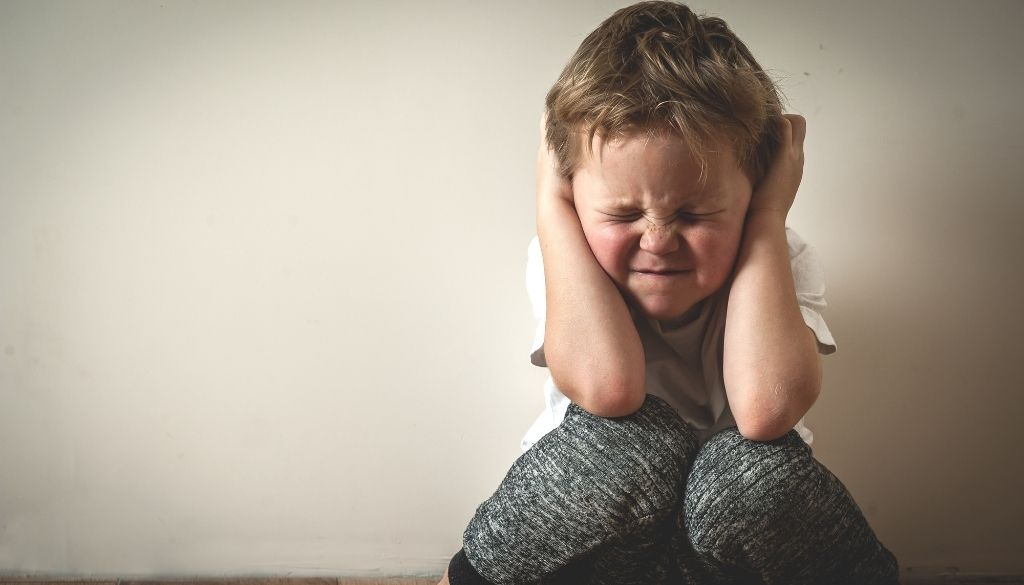
#> input picture inputs/Tantrum-vs-Autistic-Meltdown-What-is-the-difference-How-to-deal-with-them.jpg, 1024 x 585 px; its folder holds only this picture in this run
$ python emotion.py
#> lines starting #> are read from the running program, lines starting #| are printed output that depends on the picture
import cv2
import numpy as np
import os
import pandas as pd
import math


# -----------------------------------------------------------
#  Utility functions (geometry)
# -----------------------------------------------------------

def eye_aspect_ratio(eye):
    A = np.linalg.norm(eye[1] - eye[5])
    B = np.linalg.norm(eye[2] - eye[4])
    C = np.linalg.norm(eye[0] - eye[3])
    return (A + B) / (2.0 * C)

def mouth_openness(mouth_rect, face_h):
    (mx, my, mw, mh) = mouth_rect
    return mh / float(face_h)

def eyebrow_position(face_roi):
    h, w = face_roi.shape
    brow_region = face_roi[int(0.10*h):int(0.25*h), :]
    return np.mean(brow_region)


# -----------------------------------------------------------
#  Main Classical CV Emotion Analyzer (EXTENDED)
# -----------------------------------------------------------

def analyze_expression_extended(image_path):
    img = cv2.imread(image_path)
#> img is the input picture: shape (585, 1024, 3); mean B, G, R 146.1, 159.7, 170.5
    if img is None:
        return "error", 0

    gray = cv2.cvtColor(img, cv2.COLOR_BGR2GRAY)
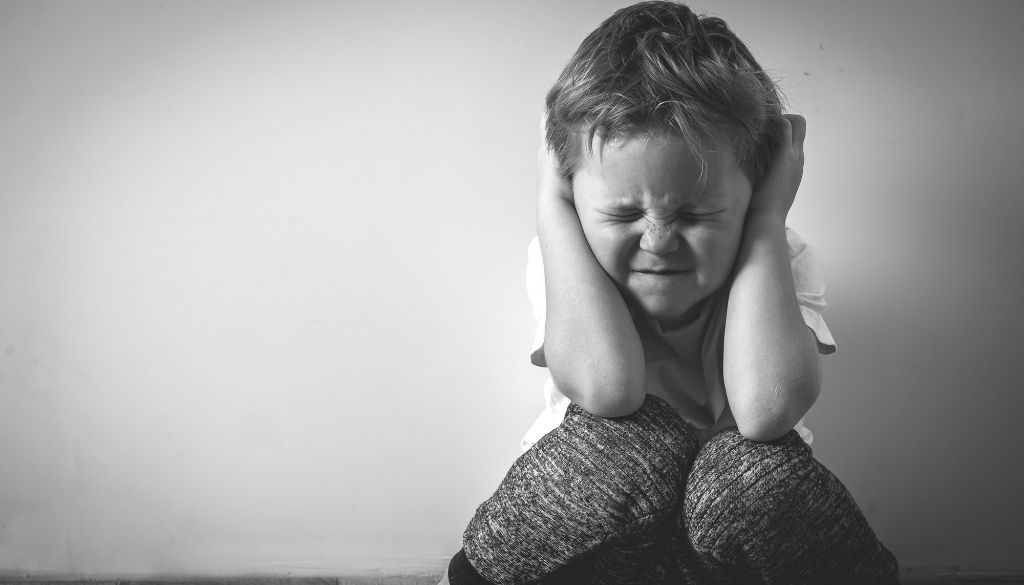
#> gray: shape (585, 1024); min 8, max 255, mean 161.3

    face_cascade = cv2.CascadeClassifier(cv2.data.haarcascades + "haarcascade_frontalface_default.xml")
    eye_cascade = cv2.CascadeClassifier(cv2.data.haarcascades + "haarcascade_eye.xml")
    mouth_cascade = cv2.CascadeClassifier(cv2.data.haarcascades + "haarcascade_smile.xml")

    faces = face_cascade.detectMultiScale(gray, 1.3, 5)
#> faces = [[574, 180, 98, 98]]

    if len(faces) == 0:
        return "no_face", 0

    (x, y, w, h) = faces[0]
#> x = 574; y = 180; w = 98; h = 98
    roi_gray = gray[y:y+h, x:x+w]
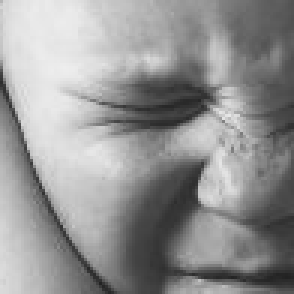
#> roi_gray: shape (98, 98) (shown 3 times larger); min 34, max 238, mean 147.6

    eyes = eye_cascade.detectMultiScale(roi_gray, 1.1, 10)
#> eyes = ()
    mouths = mouth_cascade.detectMultiScale(roi_gray, 1.7, 20)
#> mouths = ()

    emotion = "neutral"
    score = 0

    # 1. Mouth / Smile detection
    if len(mouths) > 0:
        mouth_ratio = mouth_openness(mouths[0], h)

        if mouth_ratio > 0.25:
            emotion = "surprised"
            score = mouth_ratio * 3
        elif mouth_ratio > 0.18:
            emotion = "happy"
            score = mouth_ratio * 2

    # 2. Eye openness / tiredness
    if len(eyes) == 2:
        (ex, ey, ew, eh) = eyes[0]
        eye_ratio = eh / float(h)

        if eye_ratio < 0.10:
            emotion = "sad"
            score += 0.5
        elif eye_ratio > 0.18:
            emotion = "surprised"
            score += 1.0

    elif len(eyes) < 1:
        emotion = "sad"
        score += 0.6

    # 3. Eyebrow darkness → anger heuristic
    brow_value = eyebrow_position(roi_gray)
#> brow_value = 174.4
    if brow_value < 80:
        emotion = "angry"
        score += 0.7

    # 4. Head tilt
    center = x + w/2
#> center = 623
    tilt = (center - img.shape[1]/2) / img.shape[1]
#> tilt = 0.108
    if abs(tilt) > 0.15:
        emotion = "tilted_head"
        score += abs(tilt)

    return emotion, round(score, 3)


# -----------------------------------------------------------
#  Process Folder → CSV OUTPUT ONLY
# -----------------------------------------------------------

def process_folder(inputs_folder, output_csv):
    results = []

    for file in os.listdir(inputs_folder):
        if file.lower().endswith((".jpg", ".png", ".jpeg")):
            img_path = os.path.join(inputs_folder, file)
            emotion, score = analyze_expression_extended(img_path)
            results.append([file, emotion, score])
            print(f"{file} → {emotion} (score: {score})")

    df = pd.DataFrame(results, columns=["File", "Emotion", "Score"])
    df.to_csv(output_csv, index=False)
    print("\nSaved:", output_csv)


# -----------------------------------------------------------
# Run
# -----------------------------------------------------------

if __name__ == "__main__":
    INPUT_FOLDER = "inputs"
    OUTPUT_CSV = "output/extended_cv_results.csv"

    os.makedirs("output", exist_ok=True)
    process_folder(INPUT_FOLDER, OUTPUT_CSV)

$ run again, on inputs/child-7234144_1280.jpg
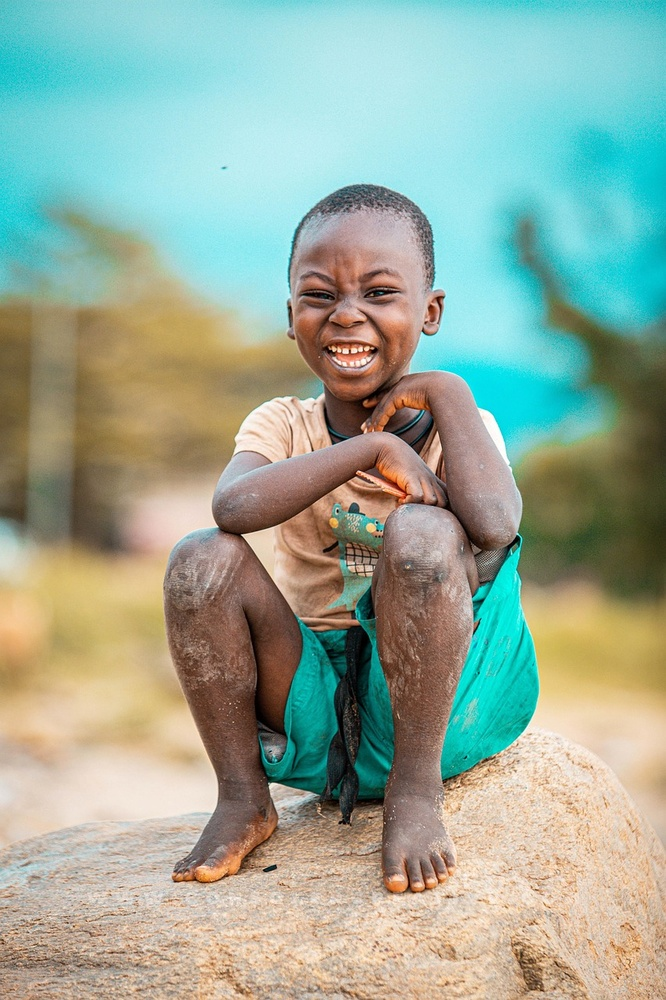
#> input picture inputs/child-7234144_1280.jpg, 666 x 1000 px, shrunk from 853 x 1280 before the run
#> in analyze_expression_extended, img is the input picture: shape (1000, 666, 3); mean B, G, R 153.7, 170.3, 152.5
#> faces = [[271, 230, 151, 151]]
#> in analyze_expression_extended, `(x, y, w, h) = faces[0]`: x = 271; y = 230; w = 151
#> in analyze_expression_extended, `roi_gray = gray[y:y+h, x:x+w]`:
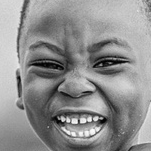
#> roi_gray: shape (151, 151); min 0, max 250, mean 143.3
#> eyes = ()
#> mouths = [[26, 92, 104, 52]]
#> mx = 26; my = 92; mw = 104; mh = 52
#> mouth_ratio = 0.344
#> in analyze_expression_extended, `score = mouth_ratio * 3`: score = 1.03
#> in analyze_expression_extended, `score += 0.6`: score = 1.63
#> in eyebrow_position, `brow_region = face_roi[int(0.10*h):int(0.25*h), :]`:
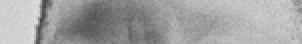
#> brow_region: shape (22, 151) (shown 2 times larger); min 67, max 225, mean 161.1
#> brow_value = 161.1
#> center = 346.5
#> tilt = 0.0203
#> in process_folder, `emotion, score = analyze_expression_extended(img_path)`: emotion = 'sad'; score = 1.63
#| child-7234144_1280.jpg → sad (score: 1.633)
#> df = table of 1 rows and 3 columns

$ run again, on inputs/cute-little-african-american-girl-looking-at-camera.jpg
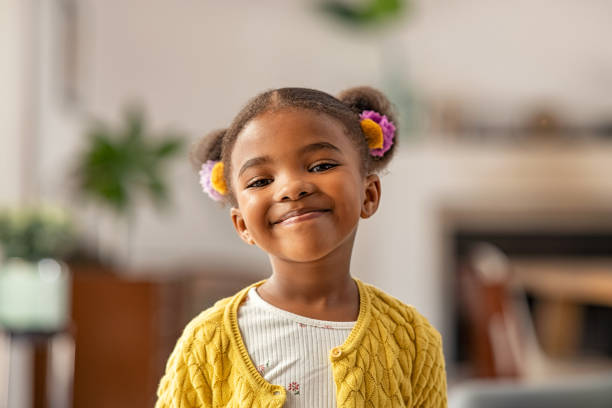
#> input picture inputs/cute-little-african-american-girl-looking-at-camera.jpg, 612 x 408 px
#> in analyze_expression_extended, img is the input picture: shape (408, 612, 3); mean B, G, R 118.2, 142.2, 165.2
#> in analyze_expression_extended, `gray = cv2.cvtColor(img, cv2.COLOR_BGR2GRAY)`:
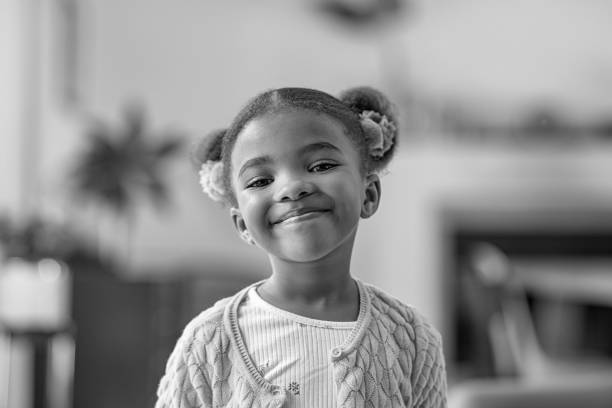
#> gray: shape (408, 612); min 0, max 255, mean 146.3
#> faces = ()

$ run again, on inputs/holiday-tips.jpg
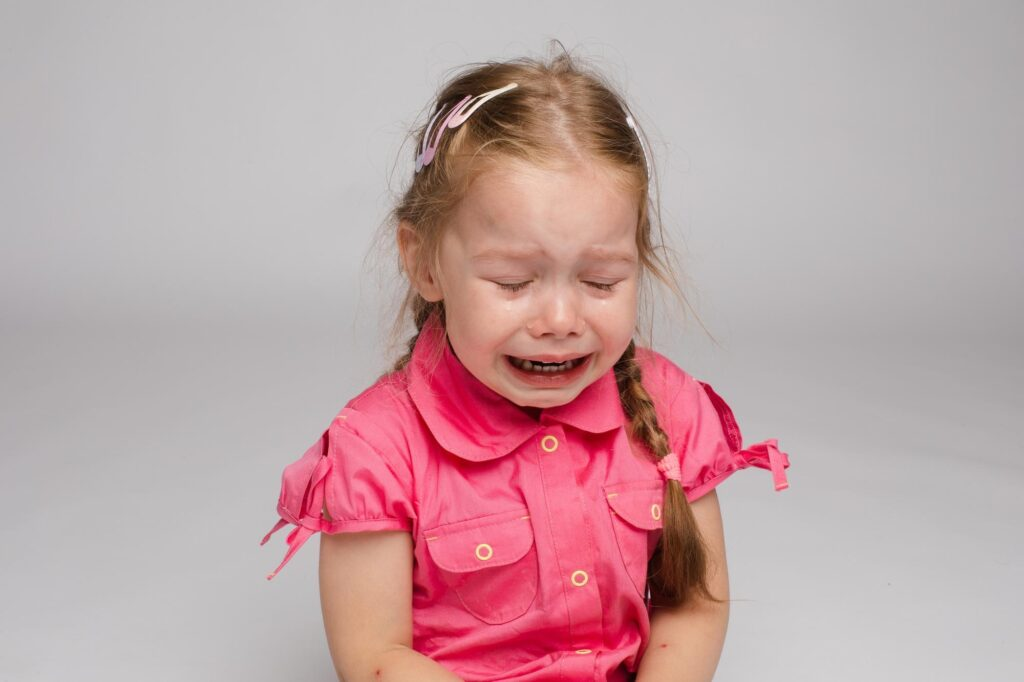
#> input picture inputs/holiday-tips.jpg, 1024 x 682 px
#> in analyze_expression_extended, img is the input picture: shape (682, 1024, 3); mean B, G, R 165, 162.7, 192.4
#> faces = [[424, 173, 263, 263]]
#> in analyze_expression_extended, `(x, y, w, h) = faces[0]`: x = 424; y = 173; w = 263
#> in analyze_expression_extended, `roi_gray = gray[y:y+h, x:x+w]`:
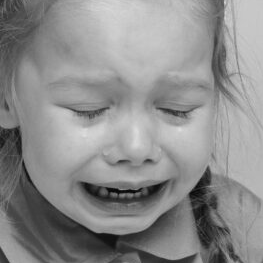
#> roi_gray: shape (263, 263); min 4, max 222, mean 140.6
#> eyes = ()
#> mouths = [[69, 164, 104, 52], [45, 150, 177, 88]]
#> mx = 69; my = 164; mw = 104; mh = 52
#> mouth_ratio = 0.198
#> in analyze_expression_extended, `score = mouth_ratio * 2`: score = 0.395
#> in analyze_expression_extended, `score += 0.6`: score = 0.995
#> in eyebrow_position, `brow_region = face_roi[int(0.10*h):int(0.25*h), :]`:
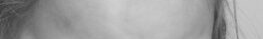
#> brow_region: shape (39, 263); min 58, max 208, mean 158.7
#> brow_value = 158.7
#> center = 555.5
#> tilt = 0.0425
#> in process_folder, `emotion, score = analyze_expression_extended(img_path)`: emotion = 'sad'; score = 0.995
#| holiday-tips.jpg → sad (score: 0.995)
#> df = table of 1 rows and 3 columns

$ run again, on inputs/aba-sad-kid.jpg
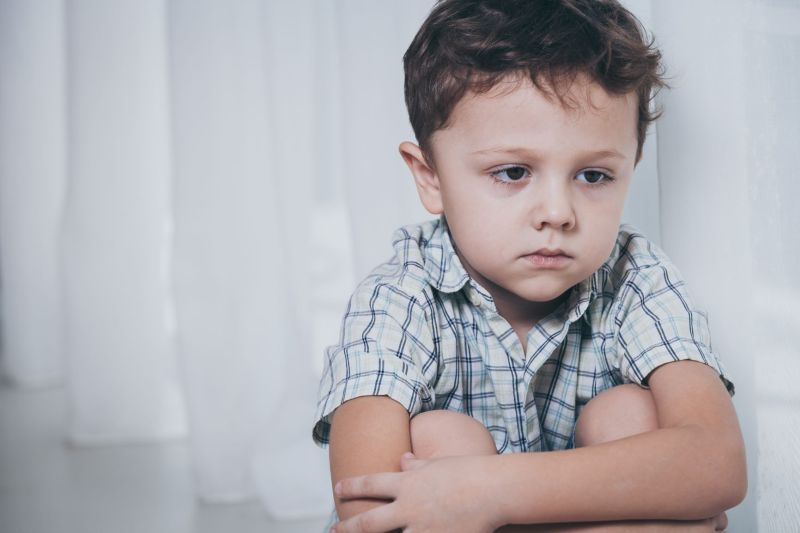
#> input picture inputs/aba-sad-kid.jpg, 800 x 533 px
#> in analyze_expression_extended, img is the input picture: shape (533, 800, 3); mean B, G, R 178.2, 173.6, 176
#> faces = [[426, 75, 251, 251]]
#> in analyze_expression_extended, `(x, y, w, h) = faces[0]`: x = 426; y = 75; w = 251
#> in analyze_expression_extended, `roi_gray = gray[y:y+h, x:x+w]`:
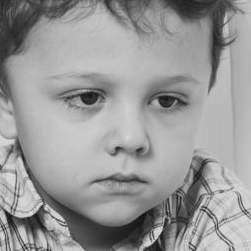
#> roi_gray: shape (251, 251); min 17, max 223, mean 151.9
#> eyes = [[139, 76, 50, 50], [59, 72, 53, 53]]
#> mouths = [[64, 188, 104, 52]]
#> mx = 64; my = 188; mw = 104; mh = 52
#> mouth_ratio = 0.207
#> in analyze_expression_extended, `score = mouth_ratio * 2`: score = 0.414
#> ex = 139; ey = 76; ew = 50
#> eye_ratio = 0.199
#> in analyze_expression_extended, `score += 1.0`: score = 1.41
#> in eyebrow_position, `brow_region = face_roi[int(0.10*h):int(0.25*h), :]`:
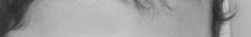
#> brow_region: shape (37, 251); min 38, max 209, mean 155.7
#> brow_value = 155.7
#> center = 551.5
#> tilt = 0.189
#> in analyze_expression_extended, `score += abs(tilt)`: score = 1.6
#> in process_folder, `emotion, score = analyze_expression_extended(img_path)`: emotion = 'tilted_head'; score = 1.6
#| aba-sad-kid.jpg → tilted_head (score: 1.604)
#> df = table of 1 rows and 3 columns
